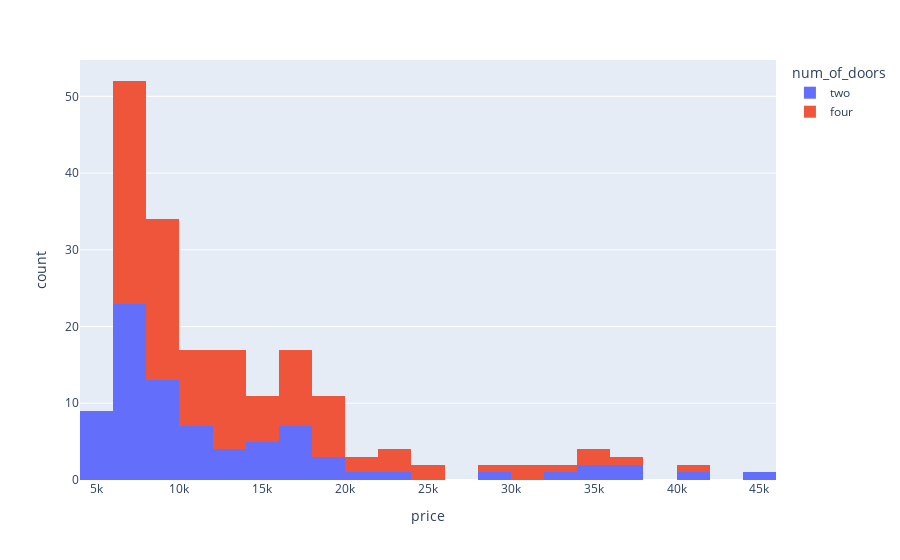

Write notebook code for a chart like this one.
### Code cell
fig = px.histogram(df, x="price", nbins=30, color='num_of_doors')
fig.show()

### Figure 1 — Plotly figure (JSON) as saved in the notebook; plotly's stock layout.template omitted (floating-point values rounded to 4 significant figures)
{"data": [{"alignmentgroup": "True", "bingroup": "x", "hovertemplate": "num_of_doors=two<br>price=%{x}<br>count=%{y}<extra></extra>", "legendgroup": "two", "marker": {"color": "#636efa", "pattern": {"shape": ""}}, "name": "two", "nbinsx": 30, "offsetgroup": "two", "orientation": "v", "showlegend": true, "type": "histogram", "x": [13495, 16500, 16500, 15250, 16430, 20970, 41315, 5151, 6295, 5572, 6377, 7957, 12964, 6479, 6855, 5399, 6529, 7129, 7895, 9095, 10345, 11048, 36000, 5195, 6095, 6795, 8845, 10595, 28176, 35056, 45400, 16503, 5389, 6189, 6669, 7689, 9959, 8499, 12629, 14869, 14489, 5499, 7099, 6649, 7299, 7799, 8249, 17199, 19699, 18399, 5572, 7957, 12764, 22018, 32528, 34028, 37028, 11850, 15040, 18150, 5118, 7053, 7603, 5348, 6338, 8058, 8238, 9298, 9538, 8449, 9639, 9989, 11199, 11549, 17669, 16558, 15998, 7775, 7975, 11595, 9980], "xaxis": "x", "yaxis": "y"}, {"alignmentgroup": "True", "bingroup": "x", "hovertemplate": "num_of_doors=four<br>price=%{x}<br>count=%{y}<extra></extra>", "legendgroup": "four", "marker": {"color": "#EF553B", "pattern": {"shape": ""}}, "name": "four", "nbinsx": 30, "offsetgroup": "four", "orientation": "v", "showlegend": true, "type": "histogram", "x": [13950, 17450, 17710, 18920, 23875, 16925, 21105, 24565, 30760, 36880, 6575, 6229, 6692, 7609, 8921, 7295, 7295, 8845, 10295, 12945, 6785, 32250, 35550, 6695, 7395, 8495, 10245, 11245, 18280, 18344, 25552, 28248, 31600, 34184, 40960, 6989, 8189, 9279, 9279, 6849, 7349, 7499, 7999, 8949, 9549, 13499, 14399, 13499, 11900, 13200, 12440, 13860, 15580, 16900, 16695, 17075, 16630, 17950, 18150, 6229, 6692, 7609, 8921, 12170, 15510, 18620, 7126, 7775, 9960, 9233, 11259, 7463, 10198, 8013, 11694, 6488, 6918, 7898, 8778, 6938, 7198, 7898, 7788, 7738, 8358, 9258, 8948, 10698, 9988, 10898, 11248, 15690, 15750, 7995, 8195, 8495, 9495, 9995, 13295, 13845, 12290, 12940, 13415, 15985, 16515, 18420, 18950, 16845, 19045, 21485, 22470, 22625], "xaxis": "x", "yaxis": "y"}], "layout": {"autosize": true, "barmode": "relative", "legend": {"title": {"text": "num_of_doors"}, "tracegroupgap": 0}, "margin": {"t": 60}, "xaxis": {"anchor": "y", "autorange": true, "domain": [0, 1], "range": [4000.0, 46000.0], "title": {"text": "price"}, "type": "linear"}, "yaxis": {"anchor": "x", "autorange": true, "domain": [0, 1], "range": [0, 54.74], "title": {"text": "count"}}}}
